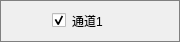
<?xml version="1.0" encoding="UTF-8"?>
<ui version="4.0">
 <class>LegendWgt</class>
 <widget class="QWidget" name="LegendWgt">
  <property name="geometry">
   <rect>
    <x>0</x>
    <y>0</y>
    <width>180</width>
    <height>38</height>
   </rect>
  </property>
  <property name="minimumSize">
   <size>
    <width>0</width>
    <height>0</height>
   </size>
  </property>
  <property name="maximumSize">
   <size>
    <width>1111111</width>
    <height>16777215</height>
   </size>
  </property>
  <property name="windowTitle">
   <string>Form</string>
  </property>
  <property name="styleSheet">
   <string notr="true">QWidget#LegendWgt{border:1px solid gray;}</string>
  </property>
  <layout class="QHBoxLayout" name="horizontalLayout">
   <item>
    <spacer name="horizontalSpacer">
     <property name="orientation">
      <enum>Qt::Horizontal</enum>
     </property>
     <property name="sizeHint" stdset="0">
      <size>
       <width>40</width>
       <height>20</height>
      </size>
     </property>
    </spacer>
   </item>
   <item>
    <widget class="QCheckBox" name="cb_Visible">
     <property name="text">
      <string/>
     </property>
     <property name="checked">
      <bool>true</bool>
     </property>
    </widget>
   </item>
   <item>
    <widget class="QLabel" name="lb_Name">
     <property name="sizePolicy">
      <sizepolicy hsizetype="Preferred" vsizetype="Preferred">
       <horstretch>0</horstretch>
       <verstretch>0</verstretch>
      </sizepolicy>
     </property>
     <property name="text">
      <string>通道1</string>
     </property>
    </widget>
   </item>
   <item>
    <widget class="QLabel" name="lb_Color">
     <property name="minimumSize">
      <size>
       <width>20</width>
       <height>20</height>
      </size>
     </property>
     <property name="maximumSize">
      <size>
       <width>20</width>
       <height>20</height>
      </size>
     </property>
     <property name="text">
      <string/>
     </property>
    </widget>
   </item>
   <item>
    <spacer name="horizontalSpacer_2">
     <property name="orientation">
      <enum>Qt::Horizontal</enum>
     </property>
     <property name="sizeHint" stdset="0">
      <size>
       <width>40</width>
       <height>20</height>
      </size>
     </property>
    </spacer>
   </item>
  </layout>
 </widget>
 <resources/>
 <connections/>
</ui>
